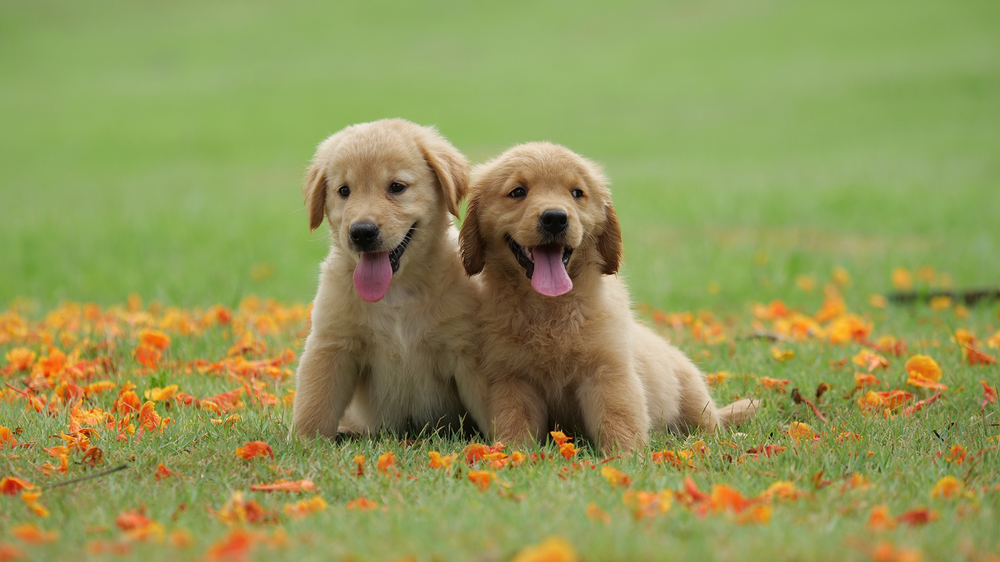
#> input picture Cachorro_new_5.png, 1000 x 562 px, shrunk from 2560 x 1440 before the run
$ python kmens.py
#> lines starting #> are read from the running program, lines starting #| are printed output that depends on the picture
import cv2
import numpy as np
import warnings
from sklearn.cluster import KMeans
import os

# Suprimir avisos específicos do joblib
warnings.filterwarnings("ignore", category=UserWarning, module="joblib")

# Lista de imagens
lista_imagens = [
    #'Cachorro_new_0.png'#,
    #'Cachorro_new_1.png',
    #'Cachorro_new_2.png',
    #'Cachorro_new_3.png',
    #'Cachorro_new_4.png',
    'Cachorro_new_5.png'
]

# Número de clusters
clusters = 1

for imagem in lista_imagens:
    # Leitura da imagem
    image = cv2.imread(imagem)
#> image is the input picture: shape (562, 1000, 3); mean B, G, R 87.3, 151.1, 146.4
    # Transforma a imagem em unidimensional
    unidimensional = image.reshape(-1, 3)

    # Aplicando K-means
    kmeans = KMeans(n_clusters=clusters, n_init=10, random_state=42)
    kmeans.fit(unidimensional)

    # Obtém os rótulos de cluster e os centros dos clusters para reconstruir a imagem segmentada
    segmented_image = kmeans.cluster_centers_[kmeans.labels_]
    segmented_image = segmented_image.reshape(image.shape)

    # Escreve a imagem segmentada em um novo arquivo
    cv2.imwrite(f'Imagem_Segmentada_{clusters}_{imagem}', segmented_image)
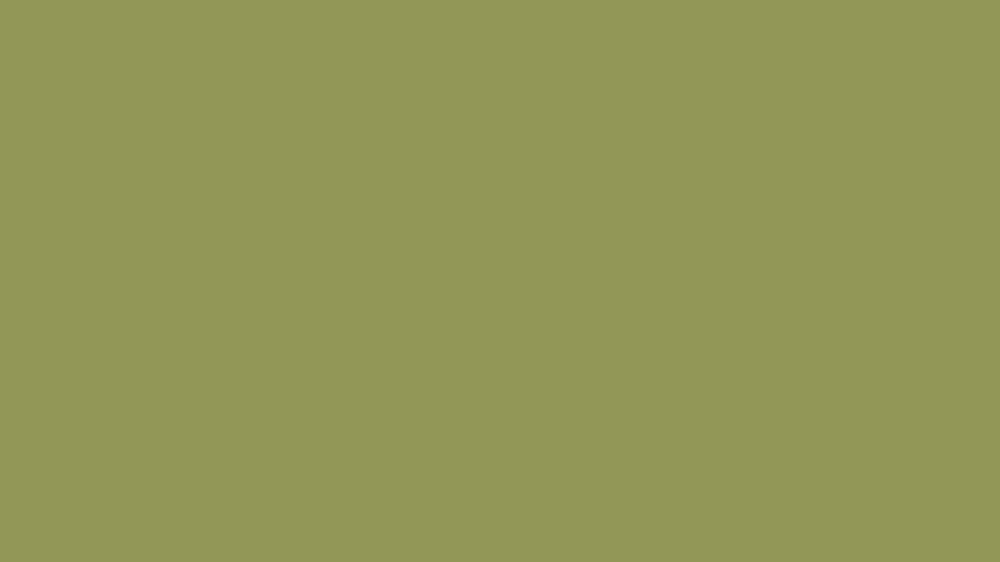
#> saved as Imagem_Segmentada_1_Cachorro_new_5.png: shape (562, 1000, 3); mean B, G, R 87, 151, 146

    print('------------------------------------------------------------')
    print(f'Cores na imagem antes do processamento:', len(np.unique(image.reshape(-1, image.shape[2]), axis=0)))
#| Cores na imagem antes do processamento: 195283
    print(f'Cores na imagem:', len(np.unique(segmented_image)))  # retorna quantidade de cores diferentes
#| Cores na imagem: 3

    file_size = os.path.getsize(f'Imagem_Segmentada_{clusters}_{imagem}')
    print("O tamanho do arquivo :", file_size/1000, "Kbytes")
